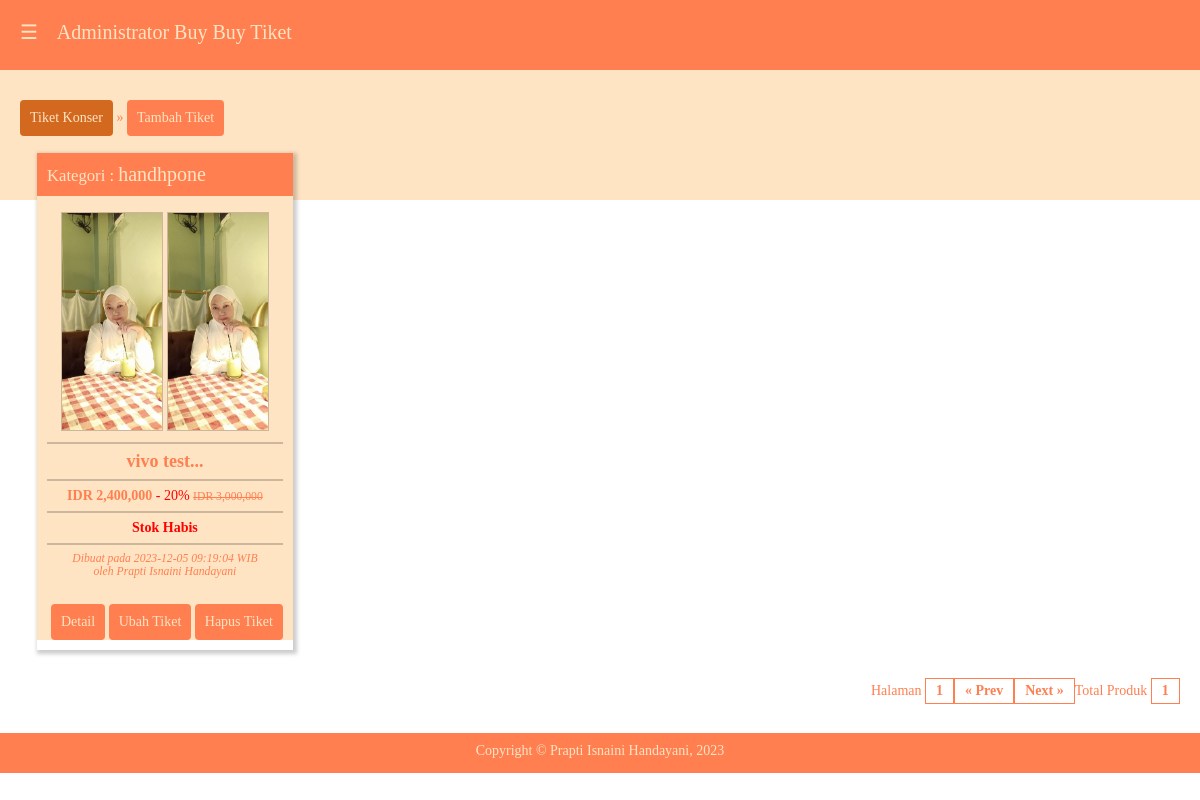
Page /admin/index.php?p=produk (signed in) on the committed database.
### tables this page shows
CREATE TABLE IF NOT EXISTS `produk` (
  `idproduk` int(11) NOT NULL AUTO_INCREMENT,
  `idkat` int(11) NOT NULL,
  `idadmin` int(11) NOT NULL,
  `nama` varchar(100) NOT NULL,
  `harga` double NOT NULL,
  `stok` int(11) NOT NULL,
  `spesifikasi` text NOT NULL,
  `detail` text NOT NULL,
  `diskon` int(11) NOT NULL,
  `berat` float NOT NULL,
  `isikotak` text NOT NULL,
  `foto1` text NOT NULL,
  `foto2` text NOT NULL,
  `tglproduk` datetime NOT NULL,
  PRIMARY KEY (`idproduk`)
);

CREATE TABLE IF NOT EXISTS `kategori` (
  `idkat` int(11) NOT NULL AUTO_INCREMENT,
  `idadmin` int(11) NOT NULL,
  `namakat` varchar(40) NOT NULL,
  `ketkat` text NOT NULL,
  `tglkat` datetime NOT NULL,
  PRIMARY KEY (`idkat`)
);

### admin/produk.php (the view)
<button type="button" class="btn btn-dis">Tiket Konser</button> &raquo;
<a href="<?php echo "?p=produkadd"; ?>"><button type="button" class="btn btn-add">Tambah Tiket</button></a>
<br />
<?php
$batas = 8;
$halaman = $_GET["pg"];
if(empty($halaman)){
	$posisi = 0;
	$halaman = 1;
}else{
	$posisi = ($halaman - 1) * $batas;
}
$sqlp = mysqli_query($kon, "select * from produk order by tglproduk desc limit $posisi, $batas");
while($rp = mysqli_fetch_array($sqlp)){
	$sqlk = mysqli_query($kon, "select * from kategori where idkat='$rp[idkat]'");
	$rk = mysqli_fetch_array($sqlk);
	$hrg = number_format($rp["harga"]);
	$nm = substr($rp["nama"], 0, 25);
	if($rp["stok"] > 0){
		$stok = "<font color='#00CC00'>Stok Tersedia</font>";
	}else{
		$stok = "<font color='#FF0000'>Stok Habis</font>";
	}
	if($rp["diskon"] > 0){
		$disk = ($rp["diskon"] * $rp["harga"]) / 100;
		$hrgbaru = $rp["harga"] - $disk;
		$hrgbr = number_format($hrgbaru);
		$diskon = "<font color='#FF0000'> - $rp[diskon]%</font>";
		$hrglama = "<font style='text-decoration:line-through'><small>IDR $hrg </small></font>";
	}else{
		$hrgbr = "";
		$diskon = "";
		$hrglama = "<b>$hrg</b>";
		}
		echo "<div class='dh3'>";
		echo "<div class='card'>";
		echo "<div class='kepalacard'><small>Kategori : </small> $rk[namakat]</div>";
		echo "<div class='isicard' style='text-align:center;'>";
		echo "<br>";
		echo "<img src='../fotoproduk/$rp[foto1]' border='1' width='100px'>
			  <img src='../fotoproduk/$rp[foto2]' border='1' width='100px'>
			  <hr>
			  <big>$nm...</big>
			  <hr>
			  <b>IDR $hrgbr</b> $diskon $hrglama
			  <hr>
			  <b>$stok</b>
			  <hr>
			  <small><i>Dibuat pada $rp[tglproduk] WIB
			  <br>oleh $ra[namalengkap]</i></small>";
		echo "</div>";
		echo "<div class='kakicard'>";
		echo "<br><a href='?p=produkdetail&id=$rp[idproduk]'><button type='button' class='btn btn-add'>Detail</button></a>
			  <a href='?p=produkedit&id=$rp[idproduk]'><button type='button' class='btn btn-add'>Ubah Tiket</button></a>
			  <a href='?p=produkdel&id=$rp[idproduk]'><button type='button' class='btn btn-add'>Hapus Tiket</button></a>";
		echo "</div>";
		echo "</div><br>";
		echo "</div>";
}
echo "<div class='dh12' align='right'>";
echo "Halaman ";
$sqlhal = mysqli_query($kon, "select * from produk");
$jmldata = mysqli_num_rows($sqlhal);
$jmlhal = ceil($jmldata / $batas);
for($i=1; $i<=$jmlhal; $i++){
	if($i == $halaman){
		echo "<span class='kotak'><b>$i</b></span>";
	}
}
if($halaman > 1){
	$prev = $halaman - 1;
	echo "<span class='kotak'><a href='?p=produk&pg=$prev'>&laquo; Prev</a></span>";
}else{
	echo "<span class='kotak'>&laquo; Prev</span>";
}
if($halaman < $jmlhal){
	$next = $halaman + 1;
	echo "<span class='kotak'><a href='?p=produk&pg=$next'>Next &raquo;</a></span>";
}else{
	echo "<span class='kotak'>Next &raquo;</span>";
}
echo "Total Produk <span class='kotak'><b>$jmldata</b></span>";
echo "<p></div>";
echo "<p>&nbsp;</p>";
?>

### admin/style.css (style rules this page uses)
body { font-family:Cambria; padding:0px; margin:0px; color:#FF7F50; font-size:14px; }
.dh3 { width:24.99% ; }
.dh12 { width:99.99% ; }
.dh1, .dh2, .dh3, .dh4, .dh5, .dh6, .dh7, .dh8, .dh9, .dh10, .dh11, .dh12 { float:left; display:inline; margin:0 0%; }
a { color:#FF7F50; text-decoration:none; }
.btn { padding:9px 9px; text-align:center; border:1px solid transparent; border-radius:4px; font-family:Cambria; font-size:14px; margin-top:10px; width:auto; }
.btn-add { color:#FFE4C4; background-color:#FF7F50; cursor:pointer; }
.btn-dis { color:#FFE4C4; background-color:#D2691E; }
hr { border:1px solid rgba(0,0,0,0.2); }
.card { margin:17px; min-height:230px; border:thin; box-shadow: 2px 2px 4px 2px rgba(0,0,0,0.2); padding-bottom:10px; }
.kepalacard { padding:10px; background-color:#FF7F50; color:#FFE4C4; font-family:Century Gothic; font-size:20px; }
.isicard { padding-left:10px; padding-right:10px; background-color:#FFE4C4; color:#FF7F50; min-height:185px; font-size:14px; }
.isicard hr, .isicard img { border:1px solid rgba(0,0,0,0.2); }
.isicard big { font-size:18px; font-weight:bold; }
.kakicard { padding-left:10px; padding-right:10px; background-color:#FFE4C4; color:#FF7F50; text-align:right; min-height:50px; }
.kotak { border:1px solid #FF7F50; color:#FF7F50; padding:4px 10px 5px; font-size:14px; margin:0 0px 0 0; font-weight:bold; }

### rows in the picture
produk: idkat.namakat "handhpone", foto1 (picture), foto2 (picture), nama "vivo test", hrgbr "2,400,000", diskon "20", harga "3,000,000", stok "Stok Habis", tglproduk "2023-12-05 09:19:04", idadmin.namalengkap "Prapti Isnaini Handayani"

### other values in the picture
$jmldata "1"
